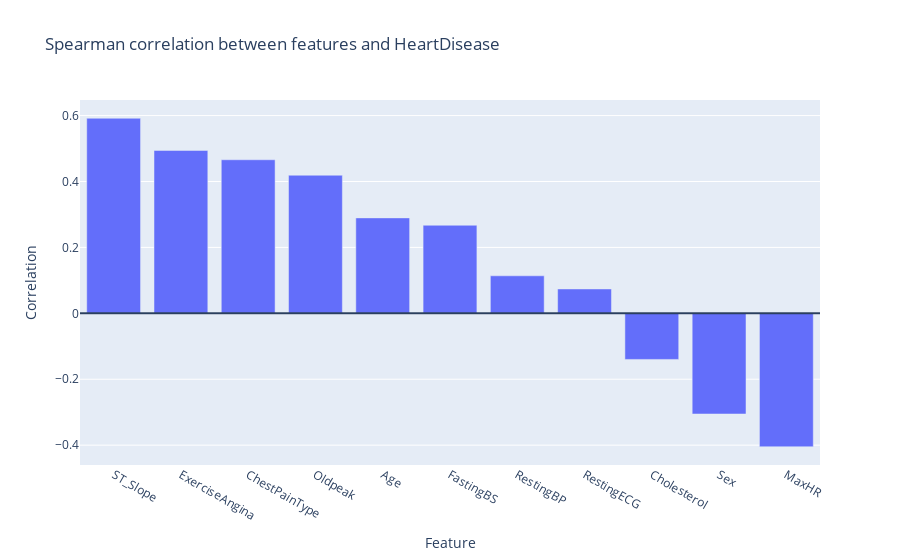

The cell this chart's notebook holds for it:
### Code cell
to_sort=DataFrame.corr("spearman")["HeartDisease"].sort_values(ascending=False)
fig = px.bar( x=to_sort.index[1:], y=to_sort.values[1:], 
             title="Spearman correlation between features and HeartDisease",labels={"y": "Correlation","x": "Feature"})
fig.add_hline(y=0)
fig.show()

### Figure 1 — Plotly figure (JSON) as saved in the notebook; plotly's stock layout.template omitted (floating-point values rounded to 4 significant figures)
{"data": [{"alignmentgroup": "True", "hovertemplate": "Feature=%{x}<br>Correlation=%{y}<extra></extra>", "legendgroup": "", "marker": {"color": "#636efa", "pattern": {"shape": ""}}, "name": "", "offsetgroup": "", "orientation": "v", "showlegend": false, "textposition": "auto", "type": "bar", "x": ["ST_Slope", "ExerciseAngina", "ChestPainType", "Oldpeak", "Age", "FastingBS", "RestingBP", "RestingECG", "Cholesterol", "Sex", "MaxHR"], "xaxis": "x", "y": [0.5919, 0.4943, 0.466, 0.419, 0.2896, 0.2673, 0.1139, 0.07393, -0.1399, -0.3054, -0.4048], "yaxis": "y"}], "layout": {"barmode": "relative", "legend": {"tracegroupgap": 0}, "shapes": [{"type": "line", "x0": 0, "x1": 1, "xref": "x domain", "y0": 0, "y1": 0, "yref": "y"}], "title": {"text": "Spearman correlation between features and HeartDisease"}, "xaxis": {"anchor": "y", "domain": [0, 1], "title": {"text": "Feature"}}, "yaxis": {"anchor": "x", "domain": [0, 1], "title": {"text": "Correlation"}}}}
